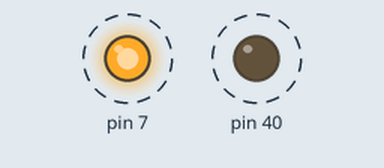
Simulated run of this program. Board: Raspberry Pi (header pin numbers). On the bench: output pins drawn as LEDs (lit = HIGH). Dashed ring = blinking. At 100.0 s the program stops and its outputs stay as they are.

Above: at 0.5 s.
Timing chart, 0 to 4.6 s (numbered marks = the images above):
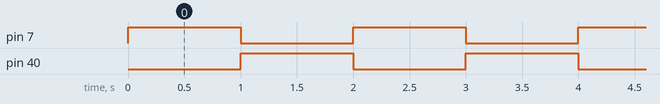

Measured:
- by itself, pin 7: alternates HIGH for 1.0 s and LOW for 1.0 s, 100 changes in all, then stays LOW
- by itself, pin 40: alternates HIGH for 1.0 s and LOW for 1.0 s

The program:

led_blink.py
```python
#import the GPIO and time package
import RPi.GPIO as GPIO
import time
GPIO.setmode(GPIO.BOARD)
GPIO.setup(40, GPIO.OUT)
GPIO.setup(7, GPIO.OUT)
# loop through 50 times, on/off for 1 second
for i in range(50):
    GPIO.output(40,False)
    GPIO.output(7,True)
    time.sleep(1)
    GPIO.output(7,False)
    GPIO.output(40,True)
    time.sleep(1)
GPIO.cleanup()
```
